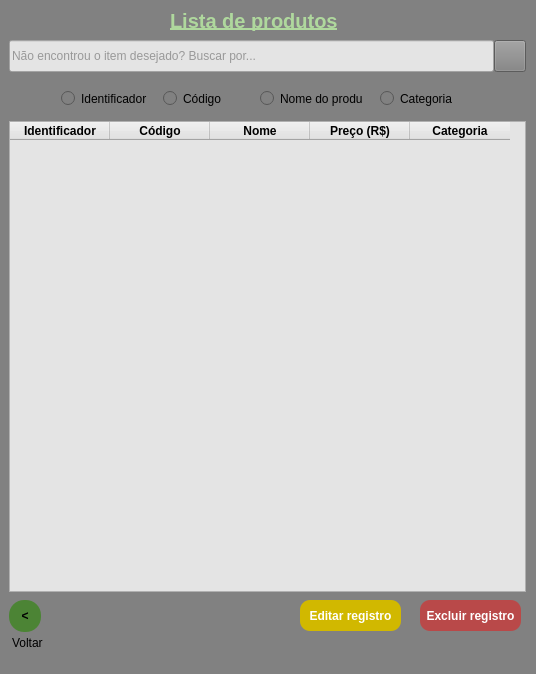
<?xml version="1.0" encoding="UTF-8"?>
<ui version="4.0">
 <class>MainWindow</class>
 <widget class="QMainWindow" name="MainWindow">
  <property name="geometry">
   <rect>
    <x>0</x>
    <y>0</y>
    <width>536</width>
    <height>674</height>
   </rect>
  </property>
  <property name="windowTitle">
   <string>Consultando produtos</string>
  </property>
  <property name="styleSheet">
   <string notr="true">background-color: rgb(129, 129, 129);</string>
  </property>
  <widget class="QWidget" name="centralwidget">
   <widget class="QPushButton" name="botao_voltar">
    <property name="geometry">
     <rect>
      <x>9</x>
      <y>600</y>
      <width>32</width>
      <height>32</height>
     </rect>
    </property>
    <property name="font">
     <font>
      <weight>75</weight>
      <bold>true</bold>
     </font>
    </property>
    <property name="styleSheet">
     <string notr="true">background-color: rgb(76, 132, 53);
border-radius: 15px;
border-style: outset;
border-width: 0px;</string>
    </property>
    <property name="text">
     <string>&lt;</string>
    </property>
   </widget>
   <widget class="QLabel" name="texto_botaoVoltar">
    <property name="geometry">
     <rect>
      <x>12</x>
      <y>635</y>
      <width>31</width>
      <height>16</height>
     </rect>
    </property>
    <property name="text">
     <string>Voltar</string>
    </property>
   </widget>
   <widget class="QLabel" name="label">
    <property name="geometry">
     <rect>
      <x>170</x>
      <y>10</y>
      <width>181</width>
      <height>21</height>
     </rect>
    </property>
    <property name="font">
     <font>
      <pointsize>15</pointsize>
      <weight>75</weight>
      <bold>true</bold>
      <underline>true</underline>
     </font>
    </property>
    <property name="styleSheet">
     <string notr="true">color: rgb(175, 216, 157);</string>
    </property>
    <property name="text">
     <string>Lista de produtos</string>
    </property>
   </widget>
   <widget class="QTableWidget" name="tableWidget">
    <property name="geometry">
     <rect>
      <x>9</x>
      <y>121</y>
      <width>517</width>
      <height>471</height>
     </rect>
    </property>
    <property name="styleSheet">
     <string notr="true">background-color: rgb(228, 228, 228);</string>
    </property>
    <property name="gridStyle">
     <enum>Qt::NoPen</enum>
    </property>
    <column>
     <property name="text">
      <string>Identificador</string>
     </property>
     <property name="font">
      <font>
       <weight>75</weight>
       <bold>true</bold>
      </font>
     </property>
     <property name="background">
      <color>
       <red>255</red>
       <green>255</green>
       <blue>255</blue>
      </color>
     </property>
     <property name="foreground">
      <brush brushstyle="NoBrush">
       <color alpha="255">
        <red>0</red>
        <green>0</green>
        <blue>0</blue>
       </color>
      </brush>
     </property>
    </column>
    <column>
     <property name="text">
      <string>Código</string>
     </property>
     <property name="font">
      <font>
       <weight>75</weight>
       <bold>true</bold>
      </font>
     </property>
     <property name="background">
      <color>
       <red>255</red>
       <green>255</green>
       <blue>255</blue>
      </color>
     </property>
     <property name="foreground">
      <brush brushstyle="NoBrush">
       <color alpha="255">
        <red>0</red>
        <green>0</green>
        <blue>0</blue>
       </color>
      </brush>
     </property>
    </column>
    <column>
     <property name="text">
      <string>Nome</string>
     </property>
     <property name="font">
      <font>
       <weight>75</weight>
       <bold>true</bold>
      </font>
     </property>
     <property name="background">
      <color>
       <red>255</red>
       <green>255</green>
       <blue>255</blue>
      </color>
     </property>
     <property name="foreground">
      <brush brushstyle="NoBrush">
       <color alpha="255">
        <red>0</red>
        <green>0</green>
        <blue>0</blue>
       </color>
      </brush>
     </property>
    </column>
    <column>
     <property name="text">
      <string>Preço (R$)</string>
     </property>
     <property name="font">
      <font>
       <weight>75</weight>
       <bold>true</bold>
      </font>
     </property>
     <property name="background">
      <color>
       <red>255</red>
       <green>255</green>
       <blue>255</blue>
      </color>
     </property>
     <property name="foreground">
      <brush brushstyle="NoBrush">
       <color alpha="255">
        <red>0</red>
        <green>0</green>
        <blue>0</blue>
       </color>
      </brush>
     </property>
    </column>
    <column>
     <property name="text">
      <string>Categoria</string>
     </property>
     <property name="font">
      <font>
       <weight>75</weight>
       <bold>true</bold>
      </font>
     </property>
     <property name="background">
      <color>
       <red>255</red>
       <green>255</green>
       <blue>255</blue>
      </color>
     </property>
     <property name="foreground">
      <brush brushstyle="NoBrush">
       <color alpha="255">
        <red>0</red>
        <green>0</green>
        <blue>0</blue>
       </color>
      </brush>
     </property>
    </column>
   </widget>
   <widget class="QPushButton" name="excluirRegistro">
    <property name="geometry">
     <rect>
      <x>420</x>
      <y>600</y>
      <width>101</width>
      <height>31</height>
     </rect>
    </property>
    <property name="font">
     <font>
      <weight>75</weight>
      <bold>true</bold>
     </font>
    </property>
    <property name="styleSheet">
     <string notr="true">color: rgb(255, 255, 255);
border-radius: 10px;
border-style: outset;
background-color: rgb(185, 73, 73);</string>
    </property>
    <property name="text">
     <string>Excluir registro</string>
    </property>
   </widget>
   <widget class="QPushButton" name="editarRegistro">
    <property name="geometry">
     <rect>
      <x>300</x>
      <y>600</y>
      <width>101</width>
      <height>31</height>
     </rect>
    </property>
    <property name="font">
     <font>
      <weight>75</weight>
      <bold>true</bold>
     </font>
    </property>
    <property name="styleSheet">
     <string notr="true">color: rgb(255, 255, 255);
border-radius: 10px;
border-style: outset;
background-color: rgb(209, 184, 0);</string>
    </property>
    <property name="text">
     <string>Editar registro</string>
    </property>
   </widget>
   <widget class="QLineEdit" name="barraPesq">
    <property name="geometry">
     <rect>
      <x>9</x>
      <y>40</y>
      <width>485</width>
      <height>32</height>
     </rect>
    </property>
    <property name="styleSheet">
     <string notr="true">background-color: rgb(228, 228, 228);
color: rgb(78, 78, 78);</string>
    </property>
    <property name="inputMask">
     <string/>
    </property>
    <property name="text">
     <string/>
    </property>
    <property name="placeholderText">
     <string>Não encontrou o item desejado? Buscar por...</string>
    </property>
   </widget>
   <widget class="QPushButton" name="pesquisar">
    <property name="geometry">
     <rect>
      <x>494</x>
      <y>40</y>
      <width>32</width>
      <height>32</height>
     </rect>
    </property>
    <property name="text">
     <string/>
    </property>
    <property name="icon">
     <iconset>
      <normaloff>lupa.png</normaloff>lupa.png</iconset>
    </property>
    <property name="iconSize">
     <size>
      <width>32</width>
      <height>32</height>
     </size>
    </property>
   </widget>
   <widget class="QRadioButton" name="radioId">
    <property name="geometry">
     <rect>
      <x>61</x>
      <y>90</y>
      <width>102</width>
      <height>17</height>
     </rect>
    </property>
    <property name="text">
     <string>Identificador</string>
    </property>
   </widget>
   <widget class="QRadioButton" name="radioCod">
    <property name="geometry">
     <rect>
      <x>163</x>
      <y>90</y>
      <width>102</width>
      <height>17</height>
     </rect>
    </property>
    <property name="text">
     <string>Código</string>
    </property>
   </widget>
   <widget class="QRadioButton" name="radioDesc">
    <property name="geometry">
     <rect>
      <x>260</x>
      <y>90</y>
      <width>102</width>
      <height>17</height>
     </rect>
    </property>
    <property name="text">
     <string>Nome do produto</string>
    </property>
   </widget>
   <widget class="QRadioButton" name="radioCat">
    <property name="geometry">
     <rect>
      <x>380</x>
      <y>90</y>
      <width>102</width>
      <height>17</height>
     </rect>
    </property>
    <property name="text">
     <string>Categoria</string>
    </property>
   </widget>
  </widget>
  <widget class="QStatusBar" name="statusbar"/>
 </widget>
 <resources/>
 <connections/>
</ui>
